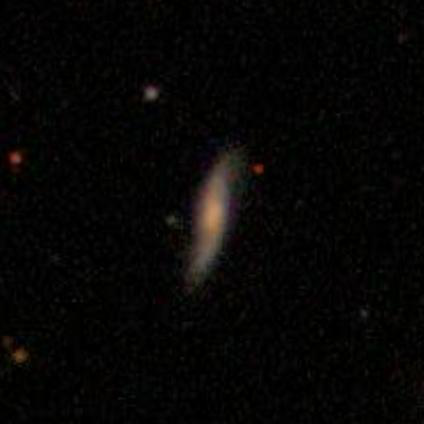
#> input picture week 8/Images/Image_0.png, 424 x 424 px; its folder holds only this picture in this run
$ jupyter execute --allow-errors Week_8_clustering_PCA.ipynb
#> lines starting #> are read from the running program, lines starting #| are printed output that depends on the picture
# Week 8: Clustering and Principal Component Analysis

Lecture in week 6 and week 8 (see the corresponding lecture notes and text books)

The dataset and part of the exercises for this week were taken from MLPA.

<hr style="border:2px solid gray">

## Index: <a id='index'></a>
1. [Clustering](#clustering)
2. [PCA](#pca)

<hr style="border:2px solid gray">

## Clustering <a id='clustering'></a>

### K-means
K-means is a popular unsupervised machine learning algorithm for clustering.  K-means works by grouping similar data points together, aiming to minimise the distance within each cluster.

Here's a breakdown of how K-means clustering works:

* **Choosing the number of clusters (k):** This is a crucial step. You need to specify the desired number of clusters (k) beforehand. There are techniques like the elbow method to help you decide on an appropriate k value.
* **Initializing centroids:** K-means assigns data points to clusters based on their proximity to a representative point within the cluster, called the centroid. The algorithm starts by randomly placing k centroids within the data space.
* **Assigning data points:** Each data point is assigned to the cluster with the closest centroid based on a distance measure, typically Euclidean distance.
* **Recomputing centroids:** Once all data points are assigned, the centroids are recomputed as the mean of the data points within each cluster.
* **Repeating the process:** This assignment and centroid update process iterates until a stopping criterion is met. The common criterion is that the centroids no longer move significantly between iterations, indicating convergence.

Here are some key things to remember about K-means:

* **Strengths:** K-means is a simple, efficient algorithm that works well for spherical-shaped clusters in the data. It's also easy to understand and implement.
* **Weaknesses:** K-means requires pre-specifying the number of clusters (k), which can be challenging. It also performs poorly with non-spherical clusters and can be sensitive to outliers in the data.
* **Applications:** K-means has various applications, including customer segmentation, image segmentation, and anomaly detection.

By understanding K-means, you can leverage its strengths for exploratory data analysis and identify underlying patterns within your unlabeled data. However, it's important to be aware of its limitations and choose the right approach based on your specific data and clustering goals.

[cell 1]
import numpy as np
import pandas as pd
import os
import random
import matplotlib.pyplot as plt

from sklearn.datasets import make_blobs
from sklearn.cluster import KMeans
from scipy.spatial.distance import cdist
from sklearn import metrics

from sklearn import preprocessing, decomposition
import skimage
from skimage.transform import resize, rescale
from skimage import io

[cell 2]
from mlxtend.plotting import plot_decision_regions

The function `make_blobs` from `sklearn` generates isotropic Gaussian distributions. Run the cell below to generate of sample of 300 instances around 4 centres, with a standard deviation of 0.6.

[cell 3]
# Generate synthetic data using make_blobs.
X, y_true = make_blobs(
    n_samples=300,  # Total number of points equally divided among clusters.
    centers=4,      # Number of centres to generate, or the number of clusters.
    cluster_std=0.6, # Standard deviation of the clusters.
    random_state=2   # Determines random number generation for dataset creation. Ensures reproducibility.
)

Plot a scatter plot of the generated blobs:

[cell 4]
# Create a scatter plot of the generated data (option s is for the size of the markers, and c for the colour)
plt.scatter( X[:, 0], X[:, 1], s=3, c='gray')
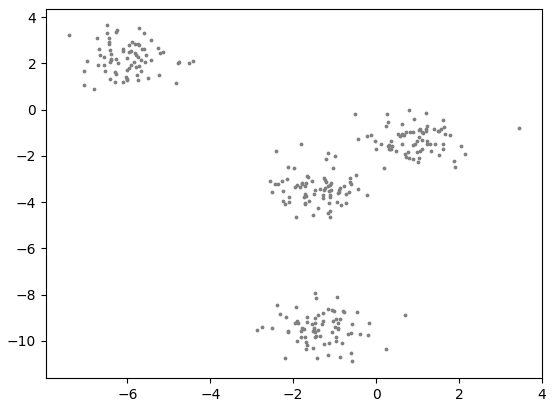
#> figure drawn by matplotlib, 1 panel

Before using the kmeans algorithm, we start with a rough position of the centers to start.

[cell 5]
start = np.array([[-1,1],[1,-1],[3,-3],[-5,-10]])

Now run the cell below to see how `kmeans` gets converges to the right clusters:

[cell 6]
fig = plt.figure(figsize=(12,6))

plt.subplot(2,2,1)
plt.scatter(X[:, 0], X[:, 1], s =3, c ='gray') # plot original points
plt.scatter(start[:,0],start[:,1], s = 20, c = 'k', label = 'Iteration 0') # plot the rough position of the centres
plt.xlim(-10,5);
plt.annotate('Iteration 0', xy=(77, 20), xycoords='axes points',
            size=14, ha='right', va='top')

for i in range(1,4):
    plt.subplot(2,2,i+1)

    # Initialise KMeans with 4 clusters, max_iter set to the current iteration, initial centroids 'start'
    # and n_init=1 (this is the number of times KMeans is run with different seeds, for reproducibility we use 1
    kmeans = KMeans(n_clusters=4, max_iter = i, init = start, n_init=1)

    kmeans.fit(X)
    y_kmeans = kmeans.predict(X)
    centroids = kmeans.cluster_centers_

    # Plot the data points coloured by their predicted cluster labels,
    plt.scatter(X[:, 0], X[:, 1], s = 3, c = y_kmeans, cmap = 'rainbow')

    # Plot the centroids positions
    plt.scatter(centroids[:, 0], centroids[:, 1], s=20, \
                edgecolor = 'k', label = 'Iteration'+str(i), c = [0,1,2,3],cmap = 'rainbow');
    plt.xlim(-10,5);
    plt.annotate('Iteration '+str(i), xy=(77, 20), xycoords='axes points',
            size=14, ha='right', va='top')
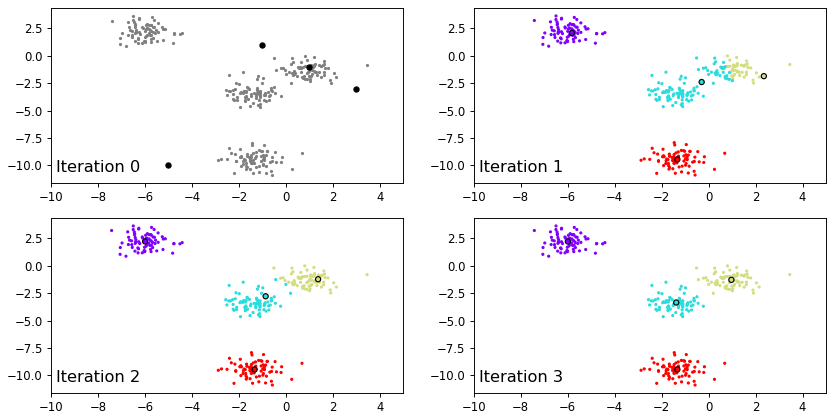
#> figure drawn by matplotlib, 4 panels

<div style="background-color:#C2F5DD">

## Exercise 1
1. Change the start vector to a bad position (`start = np.array([[-6,2.5],[-5.5,2.5],[-0.5,1],[1,-1]])`
2. Verify with plots similar to the ones we made above if the algorithm converges after 4 iterations?
3. What about 10?

### Limitations of k-means
With a bad starting point, kMeans struggles. Let's take a look at another tricky example: overlapping blobs of different size/density.

[cell 7]
X1b, y1b = make_blobs(n_samples=200, centers=[(1.25,1)],
                       cluster_std=0.2, random_state=1)

X2b, y2b = make_blobs(n_samples=400, centers=[(0,1)],
                       cluster_std=0.5, random_state=2)

X3b, y3b = make_blobs(n_samples=200, centers=[(-1.25,1)],
                       cluster_std=0.2, random_state=3)

[cell 8]
fig = plt.figure(figsize=(12,6))

plt.scatter(X1b[:, 0], X1b[:, 1], s =10, c ='gray')

plt.scatter(X2b[:, 0], X2b[:, 1], s =10, c ='violet')

plt.scatter(X3b[:, 0], X3b[:, 1], s =10, c ='teal')
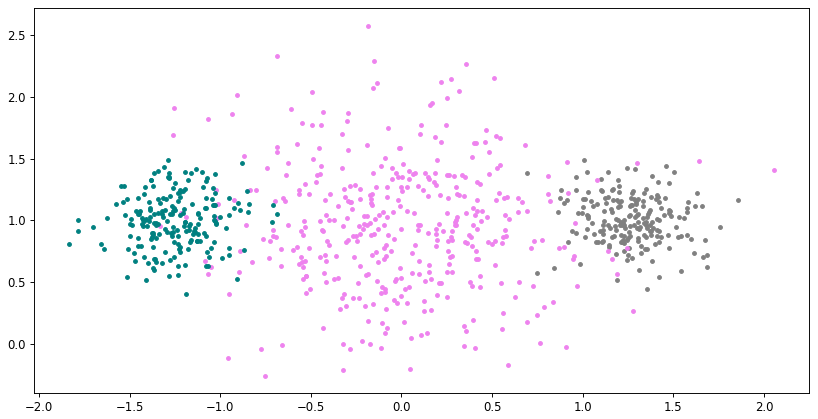
#> figure drawn by matplotlib, 1 panel

Combine clusters in single data set:

[cell 9]
Xb = np.vstack([X1b,X2b,X3b])

Fixing the random seed generates consistent predictions (the predictions of the cluster assignments are usually consistent, but which cluster is predicted as 0, which as 1, which as 2 would otherwise vary.)

[cell 10]
kmeans = KMeans(n_clusters=3, n_init = 10, random_state=30) #predicts 0,1,2
kmeans.fit(Xb)
yb_kmeans = kmeans.predict(Xb)
centersb = kmeans.cluster_centers_

[cell 11]
yb_kmeans

Create vector of labels with the same convention for verification.

[cell 12]
yb = np.concatenate([np.zeros(len(y1b)),np.zeros(len(y2b))+1,np.zeros(len(y3b))+2])

Now we can compare the cluster assignments from the k means algorithm to the original ones.

[cell 13]
plt.figure(figsize=(8,6))
model = KMeans(n_clusters=3, n_init = 10, random_state=30) #predicts 0,1,2
model.fit(Xb)


# Plot the decision regions of the KMeans model.
# Xb: The input data.
# yb.astype(int): The true labels (converted to integers) for colouring the decision regions.
# clf=model: The trained KMeans model.
# legend=0: Do not show the legend.
# markers='...': Use dots as markers for the decision regions.
# colors='lightgray,violet,teal': Use specified colours for the decision regions.
plot_decision_regions(Xb, yb.astype(int), clf = model, legend=0, markers = '...', colors = 'lightgray,violet,teal')
#> (this line was passed over: mlxtend is not available in this run)

plt.scatter(X1b[:,0],X1b[:,1], s = 30, c = 'lightgray',edgecolors='k')
plt.scatter(X2b[:,0],X2b[:,1], s = 30, c = 'violet', edgecolors='k')
plt.scatter(X3b[:,0],X3b[:,1],s = 30, c = 'teal', edgecolors='k')
plt.scatter(centersb[:, 0], centersb[:, 1], c='black', s=100, alpha=0.5);

plt.xlim(-2.5,2.5)
plt.ylim(-0.5,2.5);
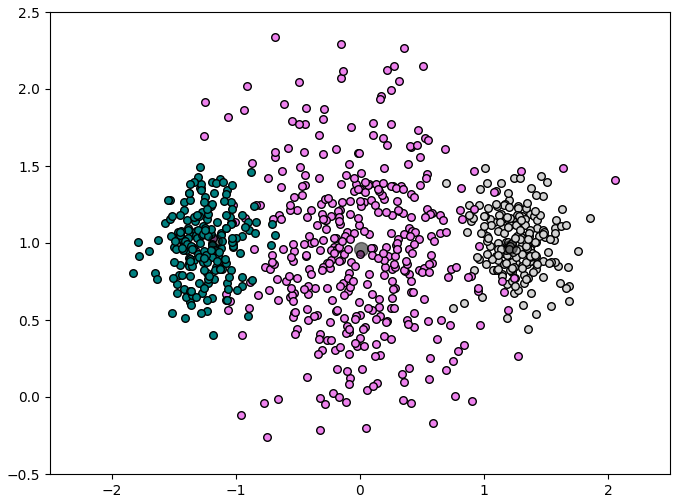
#> figure drawn by matplotlib, 1 panel

### The elbow curve

The elbow curve is a visual tool used in clustering, specifically to determine the optimal number of clusters (k) for algorithms like K-means. We are looking for the largest decrease in the loss function.

[cell 14]
inertiasb = []
for k in range(2, 10):
    kmeans = KMeans(n_clusters=k, n_init = 10)
    kmeans.fit(Xb)
    inertiasb.append(kmeans.inertia_)

[cell 15]
fig = plt.figure(figsize=(8, 6))
plt.plot(range(2, 10), inertiasb)
plt.grid(True)
plt.title('Elbow curve for blobs');
plt.xlabel('Number of clusters $k$', fontsize = 14);
plt.ylabel('$k$-means cost function', fontsize = 14);

### Silhouette score

The silhouette score is another metric used to evaluate the success of a clustering method and pick a number of clusters. Higher values correspond to better-defined clustering schemes.

[cell 16]
from sklearn.metrics import silhouette_samples, silhouette_score

[cell 17]
n_clusters = np.arange(2, 6)

for n in n_clusters:

    model = KMeans(n_clusters = n, n_init = 10, random_state = 10)

    model.fit(Xb)

    y_kmeans = model.predict(Xb)

    # Calculate the silhouette scores for each sample.
    silhouette_scores = silhouette_samples(Xb, y_kmeans)

    xlower = 10

    # Create a figure with two subplots: one for scatter plot of clustered data axs[0], and one for silhouette plot axs[1].
    fig, axs = plt.subplots(1, 2, figsize=(16, 8))
    ax = axs[1]

    # Assign colours to each data point based on its cluster assignment.
    colors = plt.cm.Accent(y_kmeans.astype(float)/n)
    ax.scatter(Xb[:, 0], Xb[:, 1], c=colors, s=40,edgecolor='k');

    # Adjust tick label size for better readability.
    ax.tick_params(axis='both', which='both', labelsize=20);
    ax = axs[0]

    # Iterate through each unique cluster label.
    for i in np.unique(y_kmeans):

        # Get the indices of data points belonging to the current cluster.
        ind = y_kmeans==i

        # Sort the silhouette scores for the current cluster.
        silh = np.sort(silhouette_scores[ind])

        # Get the size of the current cluster.
        size_cluster_i = silh.shape[0]

        # Calculate the upper x-axis limit for the current cluster's silhouette plot.
        xupper = xlower + size_cluster_i

        # Assign a color to the current cluster.
        color = plt.cm.Accent(float(i)/model.n_clusters)

        # Fill the area under the silhouette scores for the current cluster.
        ax.fill_between(np.arange(xlower, xupper), 0, silh, facecolor=color, edgecolor=color, alpha=0.7)

        # Draw a horizontal line at y=0.
        ax.axhline(y=0, c='k', lw=2)

        # Add text annotations
        ax.text(0.05, 0.95, '%0.0f clusters'%n, transform=ax.transAxes, fontsize=20)
        ax.text(0.45, 0.95, 'Mean S. score: %0.2f'%np.mean(silhouette_scores), transform=ax.transAxes, fontsize=20)

        # Update the lower x-axis limit for the next cluster.
        xlower = xupper + 10

        ax.set_ylabel('Silhouette score', fontsize=16)
        ax.set_ylim(-0.15,0.85)

    # Draw a horizontal line at the mean silhouette score for all clusters.
    ax.axhline(y=np.mean(silhouette_scores), color="red", linestyle="--")
    # Adjust tick label size.
    ax.tick_params(axis='both', which='both', labelsize=20);
    # Remove x-axis ticks.
    ax.set_xticks([]);

### Now we move on to a different distribution (smiley face).

Generate points for the smiley face distribution:

[cell 18]
from math import pi, cos, sin
from random import random

def point(h, k, r):
    theta = random() * 2 * pi
    return h + cos(theta) * r, k + sin(theta) * r + 0.2*random()

xy = [point(1,2,1) for _ in range(100)]

[cell 19]
X1, y1 = make_blobs(n_samples=10, centers=[(0.5,2.5)],
                       cluster_std=0.05, random_state=1)

X2, y2 = make_blobs(n_samples=10, centers=[(1.5,2.5)],
                       cluster_std=0.05, random_state=2)

X3, y3 = make_blobs(n_samples=10, centers=[(1,1.7)],
                       cluster_std=0.05, random_state=2)

[cell 20]
X3_stretch = np.array([X3[:,0]*3, X3[:,1]]) #make the mouth :)

[cell 21]
plt.axes().set_aspect('equal', 'datalim')
plt.scatter(*zip(*xy))
plt.scatter(X1[:,0],X1[:,1])
plt.scatter(X2[:,0],X2[:,1])
plt.scatter(X3_stretch.T[:,0]-1.9,X3_stretch.T[:,1])

plt.show()

Finally, we can put together the four sets of points in the figure to create the data set as a single array:

[cell 22]
X = np.vstack([xy,X1,X2,np.array([X3_stretch.T[:,0]-1.9,X3_stretch.T[:,1]]).T])

<div style="background-color:#C2F5DD">

## Exercise 2
1. Run kMeans for 4 clusters and 10 iterations (random_state=32).
2. Plot the results in a scatter plot (predictions in the c colour) and plot the centres found in the step above.
3. Create a vector with the true labels (like we did above).
4. Make a second pot to compare the clustering assignments of k means (background colours) with the true labels.
5. Calculate and visualise the elbow curve.
6. Calculate and visualise the silhouette curve.

## Density-based clustering methods, DBSCAN and OPTICS.

### DBScan

DBScan, which stands for Density-Based Spatial Clustering of Applications with Noise, is another unsupervised learning algorithm used for clustering in machine learning. Unlike K-means, DBScan doesn't require you to pre-specify the number of clusters. Instead, it focuses on identifying high-density regions of data points, separated by areas of lower density.

Here's a deeper look at how DBScan works:

* **Core points, border points, and noise:** DBScan classifies data points into three categories:
    * Core points: These are densely surrounded by other points within a specific radius (epsilon) and have a minimum number of neighbours (MinPts). They form the core of the clusters.
    * Border points: They lie on the edges of clusters, having less than MinPts neighbours within epsilon but our neighbours to core points.
    * Noise: These are points that are isolated and don't meet the criteria for core or border points. They are considered outliers.
* **Density-based clustering:** DBScan iteratively examines each data point. If it's a core point, it expands the cluster by considering its neighbours within epsilon. If those neighbours are also core points, they are added to the cluster, and the process continues for their neighbours as well, forming a connected dense region. Border points are essentially attached to these core-point based clusters.
* **Handling noise:** Data points that are neither core points nor border points (have few neighbours) are classified as noise. DBScan effectively separates these outliers from the main clusters.

Here are some key advantages of DBScan:

* **No need for pre-defined clusters:** Unlike K-means, you don't have to specify the number of clusters beforehand. DBScan automatically discovers clusters based on density.
* **Robust to outliers:** DBScan can effectively identify and isolate outliers in the data as noise points.
* **Flexible cluster shapes:**  It can handle clusters of arbitrary shapes, not limited to spherical clusters like K-means.

However, DBScan also has some limitations:

* **Parameter tuning:** Although it doesn't require specifying cluster numbers, DBScan uses two parameters: epsilon (density threshold) and MinPts (minimum neighbours). Choosing appropriate values can be crucial for optimal clustering and can involve some trial and error.
* **Computational cost:** Compared to K-means, DBScan can be computationally more expensive, especially for very large datasets.

Overall, DBScan offers a powerful alternative to K-means for clustering tasks. Its ability to handle unknown cluster shapes and outliers makes it a valuable tool for various data analysis scenarios.

[cell 23]
from sklearn.cluster import DBSCAN

#Code adapted from: https://scikit-learn.org/stable/auto_examples/cluster/plot_dbscan.html

From the sklearn docs:

The DBSCAN algorithm views clusters as areas of high density separated by areas of low density. Due to this rather generic view, clusters found by DBSCAN can be any shape, as opposed to k-means which assumes that clusters are convex shaped. The central component to the DBSCAN is the concept of core samples, which are samples that are in areas of high density. A cluster is therefore a set of core samples, each close to each other (measured by some distance measure) and a set of non-core samples that are close to a core sample (but are not themselves core samples).

Two Key Parameters:
```
eps (epsilon): defines the radius of the neighbourhood around a point. Points within this radius are considered neighbours.
min_samples: specifies the minimum number of points required within the eps neighbourhood for a point to be considered a core point.
```

min_samples and eps define what we mean when we say dense. Higher min_samples or lower eps indicate higher density necessary to form a cluster.

More formally, we define a core sample as being a sample in the dataset such that there exist min_samples other samples within a distance of eps, which are defined as neighbors of the core sample. This tells us that the core sample is in a dense area of the vector space. A cluster is a set of core samples that can be built by recursively taking a core sample, finding all of its neighbors that are core samples, finding all of their neighbors that are core samples, and so on. A cluster also has a set of non-core samples, which are samples that are neighbors of a core sample in the cluster but are not themselves core samples. Intuitively, these samples are on the fringes of a cluster.

Any core sample is part of a cluster, by definition. Any sample that is not a core sample, and is at least eps in distance from any core sample, is considered an outlier by the algorithm.

[cell 24]
# Initialize and fit the DBSCAN model with eps=0.25, min_samples=2
db = DBSCAN(eps=0.25, min_samples=2).fit(X)

# Create a boolean mask to identify core samples.
core_samples_mask = np.zeros_like(db.labels_, dtype=bool)
core_samples_mask[db.core_sample_indices_] = True

# Extract the cluster labels assigned by DBSCAN.
labels = db.labels_

# Calculate the number of unique clusters, excluding noise (-1 label).
n_clusters_ = len(set(labels)) - (1 if -1 in labels else 0)

# Calculate the number of noise points (-1 labels).
n_noise_ = list(labels).count(-1)

# Print the estimated number of clusters and noise points.
print('Estimated number of clusters: %d' % n_clusters_)
print('Estimated number of noise points: %d' % n_noise_)

[cell 25]
# #############################################################################
# Plot the results

# Get the set of unique labels (including noise).
unique_labels = set(labels)

# Generate a list of colors for each unique label.
colors = [plt.cm.Spectral(each)
          for each in np.linspace(0, 1, len(unique_labels))]

# Iterate through each unique label and its corresponding color.
for k, col in zip(unique_labels, colors):
    # If the label is -1, it's noise, so use black color.
    if k == -1:
        # Black used for noise.
        col = [0, 0, 0, 1]

    # Create a boolean mask to identify points belonging to the current cluster.
    class_member_mask = (labels == k)

    # Plot the core samples of the current cluster.
    xy = X[class_member_mask & core_samples_mask]
    plt.plot(xy[:, 0], xy[:, 1], 'o', markerfacecolor=tuple(col),
             markeredgecolor='k', markersize=14)

    # Plot the border/non-core samples of the current cluster.
    xy = X[class_member_mask & ~core_samples_mask]
    plt.plot(xy[:, 0], xy[:, 1], 'o', markerfacecolor=tuple(col),
             markeredgecolor='k', markersize=6)

# Set the title of the plot.
plt.title('Estimated number of clusters: %d' % n_clusters_)

# Display the plot.
plt.show()

We can see how the clustering changes as we vary the distance parameter, eps:

### OPTICS

The OPTICS (Ordering Points To Identify the Clustering Structure) algorithm is a density-based clustering algorithm. It's closely related to DBSCAN, but it addresses one of DBSCAN's limitations: handling clusters of varying densities.

Unlike DBSCAN, which requires a single eps (epsilon) parameter for the neighbourhood radius, OPTICS creates an ordering of the data points representing the density-based clustering structure.
This ordering allows you to extract clusters of different densities from the same dataset.

OPTICS produces a "reachability plot" that visualises the density structure of the data.
This plot shows how close each point is to its neighbours, providing insights into the varying densities of the clusters.

Key parameters in the implementation are:

```
min_samples: The minimum number of samples required to form a core point.
max_eps: The maximum distance between two samples for one to be considered as in the neighborhood of the other.
xi: Determines the minimum steepness on the reachability plot that constitutes a cluster boundary.
```

Now let's try it out and see if it works any better on our smiley face.

[cell 26]
from sklearn.cluster import OPTICS

[cell 27]
# Initialise and fit the OPTICS clustering model with steepness xi=0.05 and min_cluster_size=0.05
op = OPTICS(xi=0.05, min_cluster_size=.05).fit(X)

# Extract the cluster labels assigned by OPTICS.
labels = op.labels_

# Calculate the number of unique clusters, excluding noise (-1 label).
n_clusters_ = len(set(labels)) - (1 if -1 in labels else 0)

# Calculate the number of noise points (-1 labels).
n_noise_ = list(labels).count(-1)

# Print the estimated number of clusters and noise points.
print('Estimated number of clusters: %d' % n_clusters_)
print('Estimated number of noise points: %d' % n_noise_)

# Get the unique labels from the clustered data.
unique_labels = np.unique(labels)

# Generate a list of colours for each unique label.
colors = [plt.cm.Spectral(each)
          for each in np.linspace(0, 1, len(unique_labels))]


plt.figure(figsize=(6,6))

# Iterate through each unique cluster label (excluding noise which is -1), and its corresponding colour.
for klass, color in zip(unique_labels[1:], colors[1:]):

    # Select the data points belonging to the current cluster.
    Xk = X[op.labels_ == klass]
    # Create a scatter plot of the data points in the current cluster.
    plt.scatter(Xk[:, 0], Xk[:, 1], 60, np.array([color,]),
                'o', edgecolors='k',linewidths=1)

# Plot the noise points (labeled as -1) as black crosses.
plt.plot(X[op.labels_ == -1, 0], X[op.labels_ == -1, 1], 'k+', ls = 'None')
plt.title('Estimated number of clusters: %d' % n_clusters_)
plt.show()
#> further down, img is the input picture: shape (424, 424, 3); mean R, G, B 6.4, 5.7, 4.9
#> (the rest of the program and of its run is left out)
